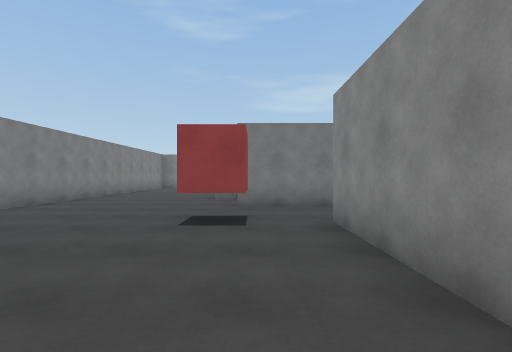
view 1 (above)

19 first-person views from a walk through a scene from a Unity 3-D project. The camera is 1.3 m above the floor, looks level and sees 85° across. The floor is counted in squares, 1.8 m on a side. Each view is taken from the middle of a square. On the plan, view 1 faces up. The plan holds only what a view shows up to about 10 squares ahead; the rest is blank. The player character is not drawn.

view 2
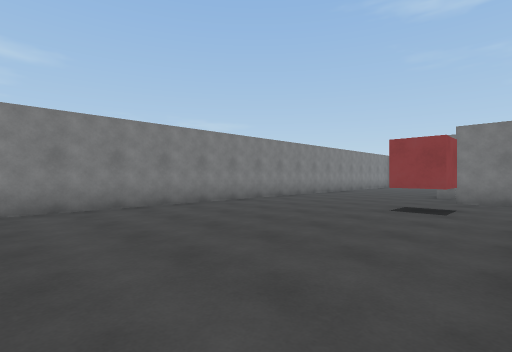

view 3
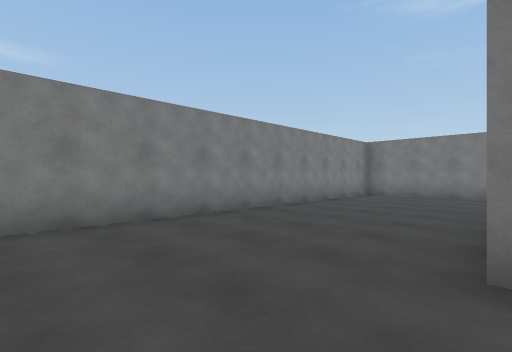

view 4
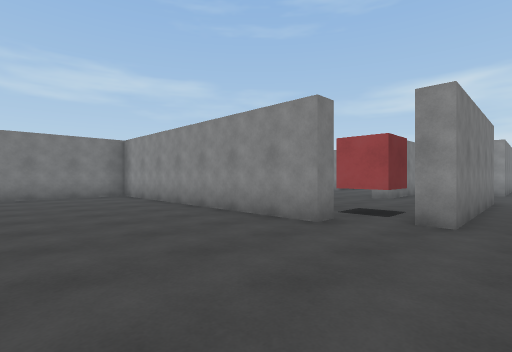

view 5
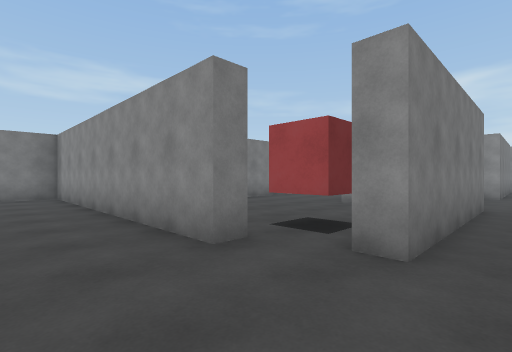

view 6
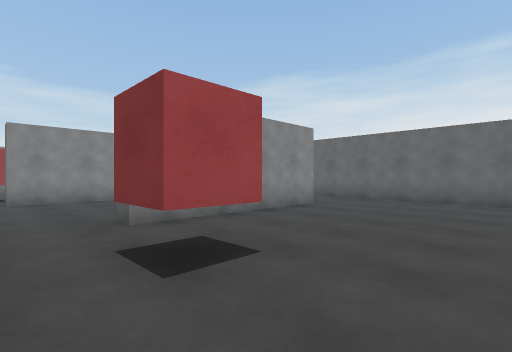

view 7
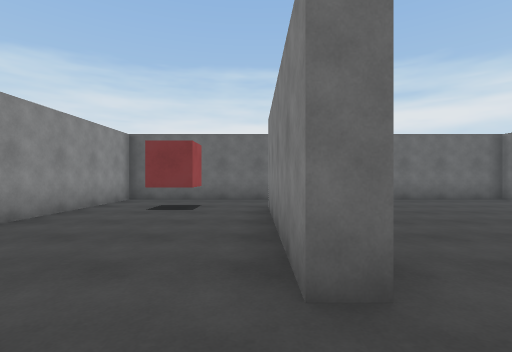

view 8
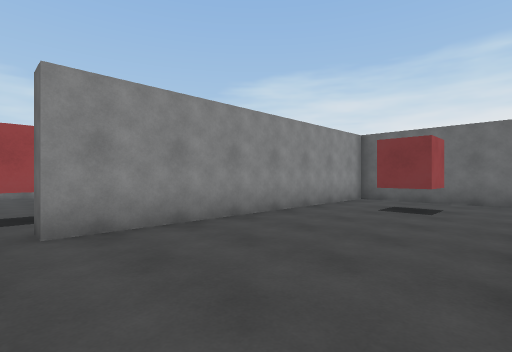

view 9
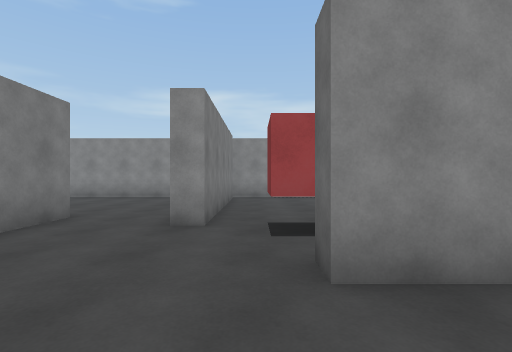

view 10
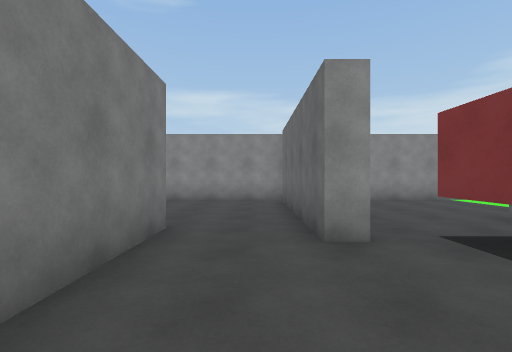

view 11
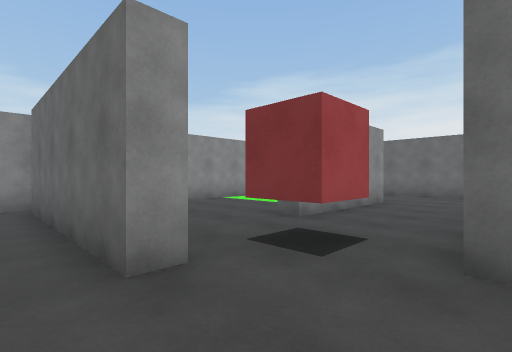

view 12
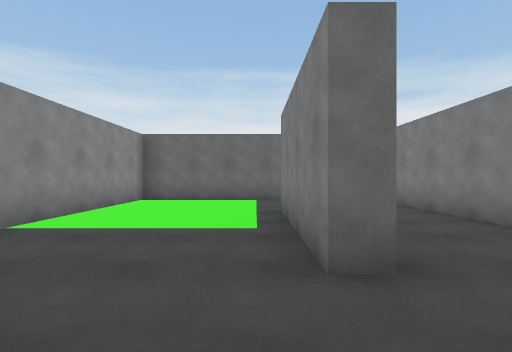

view 13
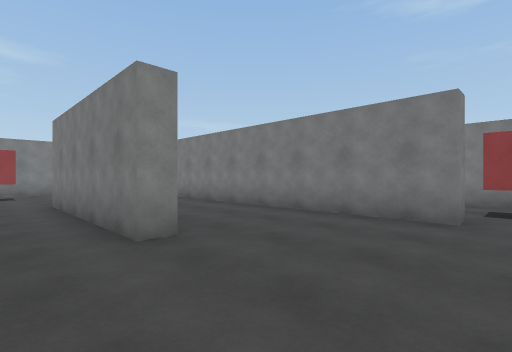

view 14
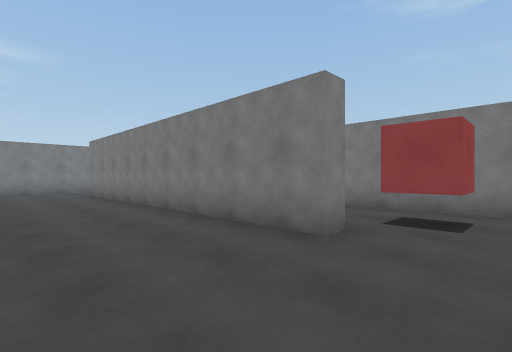

view 15
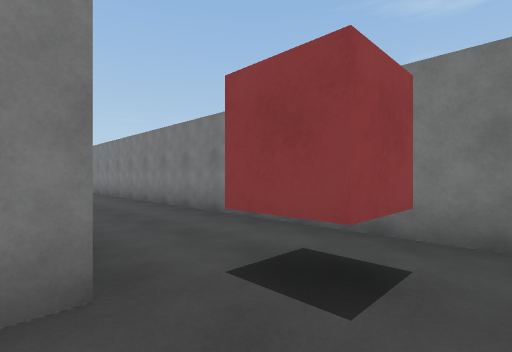

view 16
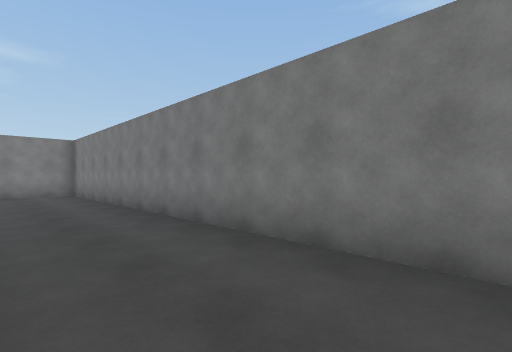

view 17
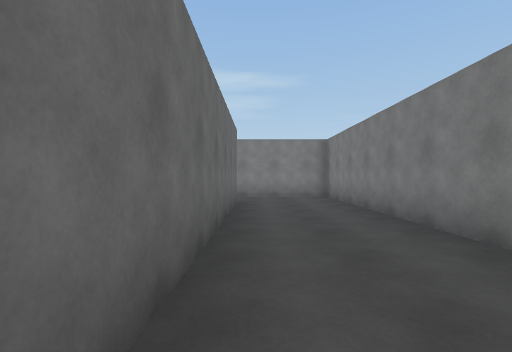

view 18
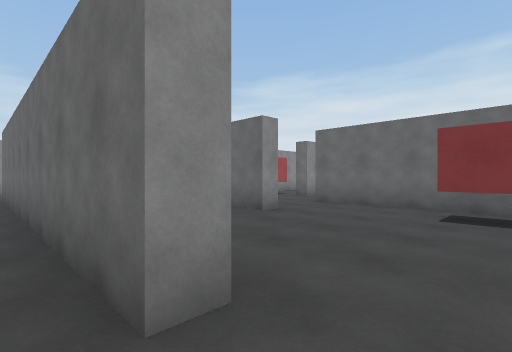

view 19
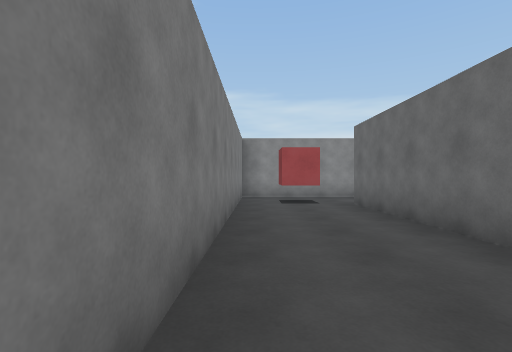

### Floor plan
Points are (right, up) in squares from view 1. A wall is a line through its corners. A room is listed if a view was taken in it or the views show most of it. See-through windows are left out.
Room 1 (views 1, 2, 3, 4, 5, 6)
walls: (-1.2, 8.4) (-1.2, 16.5) (-4.7, 16.5); (1.5, 6.7) (-0.4, 6.7) (-0.4, 7.2); (1.2, -0.5) (1.2, 4.4); (-5.5, 15.6) (-5.5, -2.5) (1.4, -2.5)
ways out: opening at (2, -1.5) to room 2; opening at (2, 5.5) to room 2; opening at (-1, 8) to room 6
objects: red cube (-1, 4) to (-1, 5)
Room 2 (views 7, 8, 9, 10, 11)
walls: (4.4, 6.7) (1.5, 6.7); (3.4, 7.2) (4.4, 7.2); (1.2, 4.4) (1.7, 4.4) (1.7, 0); (8.1, 6.7) (8.1, 7.2); (7.4, 9.2) (4, 9.2); (1.4, -2.5) (5.9, -2.5) (5.9, 5.5) (6.4, 5.5)
ways out: opening at (2, -1.5) to room 1; opening at (2, 5.5) to room 1; opening at (7.5, 5.5) to room 3; opening at (8.5, 8.5) to room 4; opening at (4.5, 8.5) to room 6
objects: red cube (4, -1) to (4, 0)
Room 3 (view 12)
walls: (9, 0.1) (9, 3.5); (8.9, 4) (9.5, 4) (9.5, 0.2); (6.4, 2.1) (6.4, -1.2); (7.5, -2.5) (13.5, -2.5) (13.5, 7); (12.9, 6.7) (8.1, 6.7)
ways out: opening at (7.5, 5.5) to room 2; gap at (13, 7) to room 4
objects: red cube (8, 5)
Room 4 (views 13, 14)
walls: (8.9, 9.7) (8.9, 9.2) (7.4, 9.2); (11.2, 13) (3.5, 13); (8.1, 7.2) (12.9, 7.2); (13.5, 7) (13.5, 12.5); (4, 9.7) (5.1, 9.7)
ways out: opening at (8.5, 8.5) to room 2; gap at (13, 7) to room 3; opening at (12.5, 13) to room 5; opening at (4.5, 11.5) to room 6
Room 5 (views 15, 16, 17, 18, 19)
walls: (1.2, 12.9) (1.2, 13.5) (11.2, 13.5) (11.2, 13); (12.9, 16.5) (-0.7, 16.5) (-0.7, 13.2); (13.5, 12.5) (13.5, 16.5)
ways out: opening at (12.5, 13) to room 4; opening at (0.5, 13) to room 6
objects: red cube (12, 15)
Room 6 (no view inside)
walls: (4, 9.2) (4, 9.7); (-0.7, 9.5) (-0.7, 8.4) (-1.2, 8.4); (0.3, 7.2) (3.4, 7.2); (3.5, 13) (1.8, 13)
ways out: opening at (-1, 8) to room 1; opening at (4.5, 8.5) to room 2; opening at (4.5, 11.5) to room 4; opening at (0.5, 13) to room 5
objects: red cube (0, 8) to (1, 8)

Where each view was taken, in squares from view 1:
view 1: 0 up, 0 right, facing up
view 2: 2 down, 1 right, facing up-left
view 3: 6 up, 1 left, facing up-left
view 4: 6 up, 5 left, facing up-right
view 5: 6 up, 3 left, facing up-right
view 6: 6 up, 3 left, facing down-right
view 7: 6 up, 2 right, facing down
view 8: 6 up, 2 right, facing down-right
view 9: 6 up, 4 right, facing right
view 10: 8 up, 5 right, facing right
view 11: 8 up, 6 right, facing down-right
view 12: 6 up, 10 right, facing down
view 13: 8 up, 12 right, facing up-left
view 14: 10 up, 13 right, facing up-left
view 15: 13 up, 13 right, facing up-left
view 16: 14 up, 11 right, facing up-left
view 17: 14 up, 9 right, facing left
view 18: 14 up, 0 right, facing down-right
view 19: 16 up, 4 right, facing right
